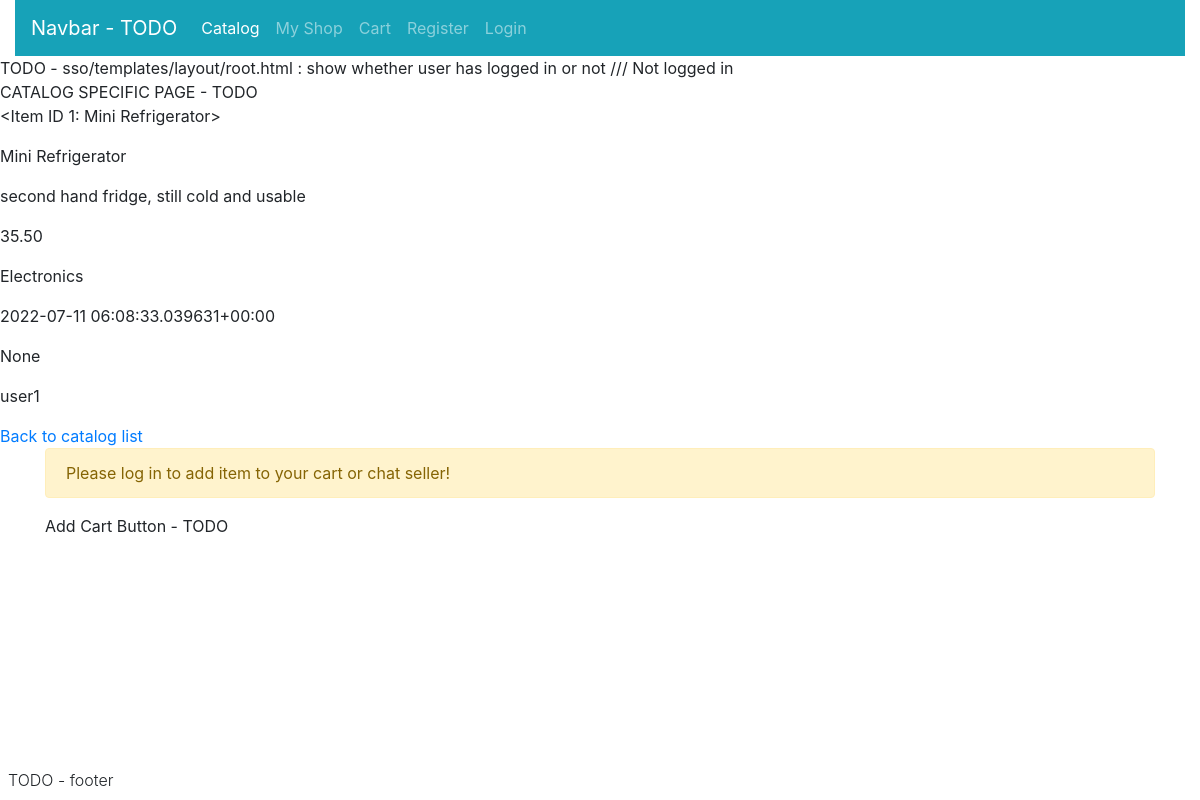
The app's page /catalog/1, older data.
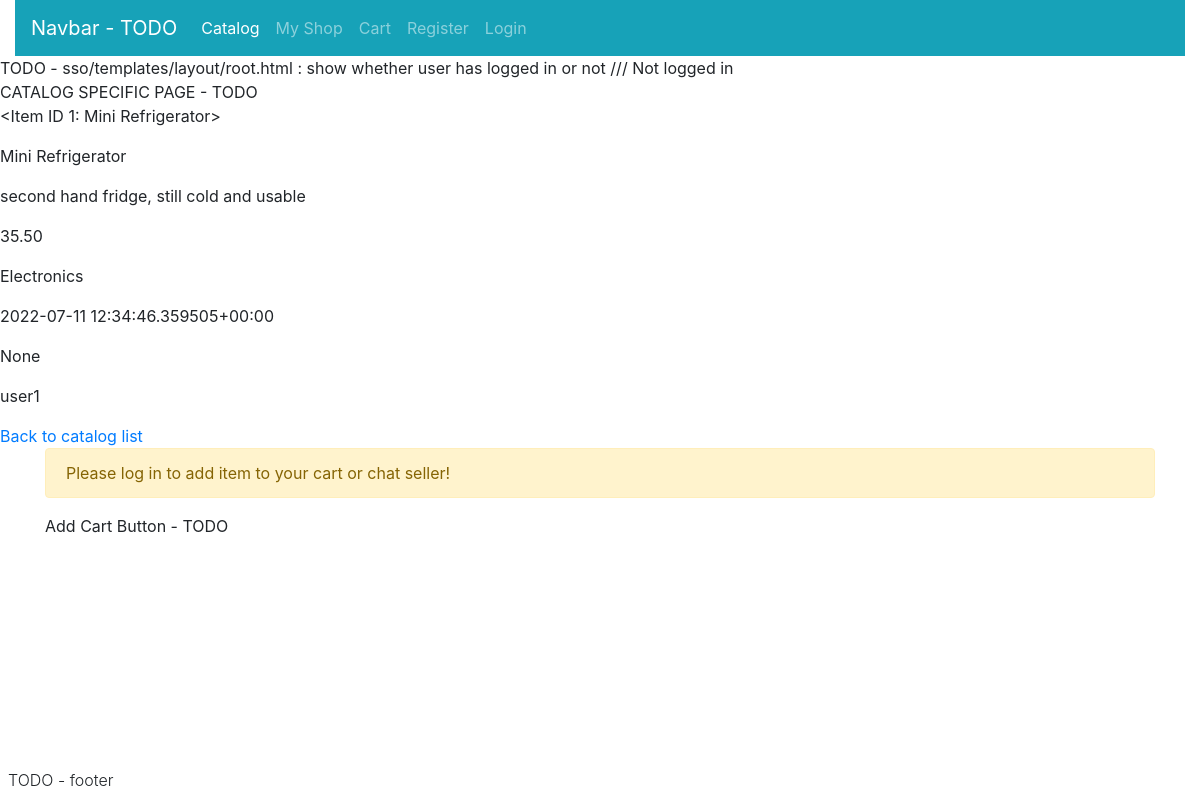
The same page, newer data.
### myshop/models.py (models this page shows, shortened)
class Item(models.Model):
    id = models.AutoField(primary_key=True)
    title = models.CharField(max_length=64)
    description = models.CharField(max_length=256)
    image = models.CharField(max_length=128, null=True)
    price = models.DecimalField(max_digits=8, decimal_places=2, default=0, blank=False)
    category = models.ForeignKey(Category, on_delete=models.CASCADE, related_name="items")
    time_created = models.DateTimeField(auto_now=True)
    seller = models.ForeignKey(User, on_delete=models.CASCADE, related_name="items_sold")
    buyer = models.ForeignKey(User, on_delete=models.CASCADE, related_name="items_bought", blank=True, null=True, default=None)
    ordereditem = models.ForeignKey("catalog.ItemOrdered", on_delete=models.PROTECT, editable=False, blank=True, null=True)
    closed = models.BooleanField(default=False)
    objects = models.Manager()
    sold = ItemManager(sold=True)
    onsale = ItemManager(sold=False)
    class Meta:
        order_with_respect_to = 'ordereditem'
    def __str__(self):
        return f"<Item ID {self.id}: {self.title}>"
    def getstatus(self, user):
        return {
            "creator": self.seller == user,
            "sold": self.buyer != None,
        }

class Category(models.Model):
    id = models.AutoField(primary_key=True)
    category = models.CharField(max_length=32, blank=False, null=False)
    code = models.CharField(max_length=2, verbose_name="category_code", unique=True, default="")
    symbol = models.ImageField(blank=True)
    class Meta:
        verbose_name_plural = ("Categories")
    def __str__(self):
        return self.category

### sso/models.py (models this page shows)
class User(AbstractUser):
    TIER = [
        ("T4", "Banned User"),
        ("T3", "Standard User"),
        ("T2", "Member User"),
        ("T1", "Administrator")
    ]
    tier = models.CharField(max_length=2, choices=TIER, default="T3")
    def __str__(self):
        return self.username

### catalog/views.py (the view)
# urls.py: path("catalog/<int:item_id>", views.item, name="item"),
def item(request, item_id):
    try:
        item = Item.objects.get(id = item_id)
    except Item.DoesNotExist:
        return Http404("Invalid item id!")
    return render(request, "catalog/item.html", {
        "item": item,
        "status": item.getstatus(request.user),
        "notloggedin": request.user.is_anonymous
    })

### catalog/templates/catalog/item.html (shortened to what this page needs)
{% extends "layout/root.html" %}
{% block body %}
    CATALOG SPECIFIC PAGE - TODO
    {{ item|linebreaks }}
    {{ item.title|linebreaks }}
    {{ item.description|linebreaks }}
    {{ item.price|linebreaks }}
    {{ item.category|linebreaks }}
    {{ item.time_created|linebreaks }}
    {{ item.buyer|linebreaks }}
    {{ item.seller|linebreaks }}
    <a href="{% url 'catalog:index' %}">Back to catalog list</a>
    <div class="container">
        {% if notloggedin %}
            <div class="alert alert-warning">
                Please log in to add item to your cart or chat seller!
            </div>
        {% endif %}
        {% if status.sold %}
            Item sold out!
        {% else %}
            Add Cart Button - TODO
        {% endif %}
    </div>
{% endblock body %}

Row changes from the older to the newer data that the page shows:
changed Item "<Item ID 1: Mini Refrigerator>": time_created "2022-07-11 06:08:33.039631+00:00" → "2022-07-11 12:34:46.359505+00:00"
